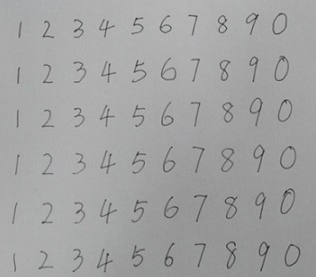
#> input picture NeuralNetwork/HandwrittenDigitRecognition/handwritting.png, 316 x 277 px
$ python HandwrittenDigitRecognition.py
#> lines starting #> are read from the running program, lines starting #| are printed output that depends on the picture; after the words box and inside, x2 and y2 are one past the last pixel; in counts of white or black regions, pixels touching at a corner belong together
# -*- coding: utf-8 -*-

'''
@program: HandwrittenDigitRecongnition.py

@description:

@author: doubleZ

@create: 2020/02/11
'''

from PIL import Image
import numpy as np
import matplotlib.pyplot as plt

from PIL import Image

class ImageDigit:
    def __init__(self, img_name):
#> called with img_name = 'handwritting.png'
        self.im = Image.open(img_name).convert('L')  # 转换为灰度图像
        self.img_dirname = 'data/img/'
        self.img_32_32_dirname = 'data/img_32_32/'

    def histShow(self):
        """
        显示原图像直方图
        """
        im_arr = np.array(self.im)
        plt.figure("hist")
        arr = im_arr.flatten()
        n, bins, patches = plt.hist(arr, bins=256, density=1, facecolor='green', alpha=0.75)
#> n = 256 values, max 0.0966 at index 225, min 0 at index 1, mean 0.00633; bins = 257 values from 33 to 191; patches = 256 items
        plt.show()
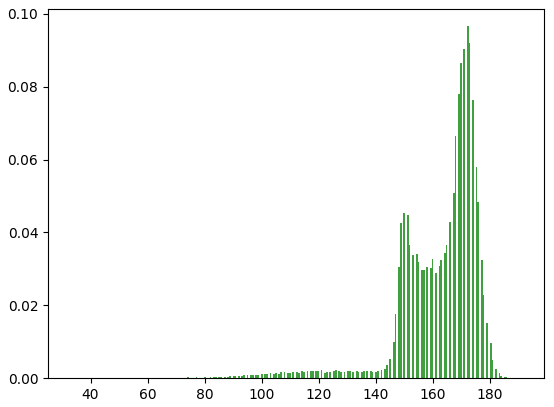
#> figure drawn by matplotlib, 1 panel; tallest bar 0.0966 high, from x = 171.9 to 172.5

    def convert_to_bw(self, threshold):
        """
        将原图转换为黑白二值图像
        :param threshold: 阈值处理门限
        """
#> called with threshold = 143
        self.im = self.im.point(lambda x: 255 if x > threshold else 0)  # 阈值处理
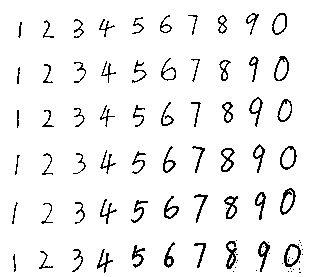
#> self.im: PIL image 316x277 L; 94.4% white; black in thin lines or dots, all inside (x1, y1, x2, y2) = (12, 13, 303, 273)
        self.im = self.im.convert('1')  # 黑白二值图像

    def split(self):
        """
        将小数字方块分割出来，存储到img_dirname文件夹下
        """
        assert self.im.mode == '1'
        w, h = self.im.size
#> w = 316; h = 277
        xs = [0, 31, 65, 91, 122, 150, 182, 211, 242, 271, w]
        ys = [0, 47, 93, 137, 185, 232, h]
#> ys = [0, 47, 93, 137, 185, 232, 277]
        for i, x in enumerate(xs):
            if i + 1 >= len(xs):
                break
            for j, y in enumerate(ys):
                if j + 1 >= len(ys):
                    break
                box = (x, y, xs[i + 1], ys[j + 1])  # 一个字符所在图像的位置
                t = self.im.crop(box).copy()  # 将字符挖出来
                t.save(self.img_dirname + str((i + 1) % 10) + '_' + str(j) + '.bmp')
#> this loop made 11 passes
#> pass 1, in split, `t.save(self.img_dirname + str((i + 1) % 10) + '_' + str(j) + '.bmp')`:
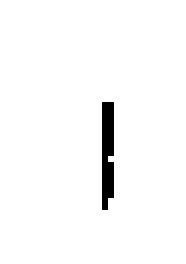
#> saved as 1_2.bmp: PIL image 31x44 1 (shown 6 times larger); 97.6% white; black in thin lines or dots, all inside (x1, y1, x2, y2) = (17, 17, 19, 35)
#> pass 1, in split, `t.save(self.img_dirname + str((i + 1) % 10) + '_' + str(j) + '.bmp')`:
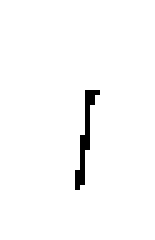
#> saved as 1_3.bmp: PIL image 31x48 1 (shown 5 times larger); 98% white; black in thin lines or dots, all inside (x1, y1, x2, y2) = (15, 18, 20, 38)
#> after the loop: t: PIL image 45x45 1; 91.6% white; black in thin lines or dots, all inside (x1, y1, x2, y2) = (11, 8, 32, 41)

    def standardizing_to_32_32(self):
        """
        对所有图像进行标准化
        每个图像大小都是32*32， 且字符的上下、左右边距一样
        """
        for i in range(10):
            for j in range(6):
                im = Image.open(self.img_dirname + str(i) + '_' + str(j) + '.bmp')
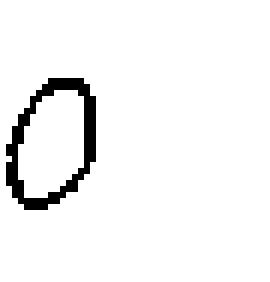
#> im: PIL image 45x47 1 (shown 6 times larger); 95.4% white; black in thin lines or dots, all inside (x1, y1, x2, y2) = (1, 13, 16, 35)
                self._standardizing_to_32_32(im, i, j)

    def _standardizing_to_32_32(self, im, ii, jj):
        """
        对一个小图像进行标准化
        :param im: 待标准化对小图像
        :param ii: 名字
        :param jj: 名字
        """
#> called with ii = 0, jj = 0
        w, h = im.size
#> w = 45; h = 47
        xrow, ycol = [], []
        for i in range(w):
            for j in range(h):
                pixel = im.getpixel((i, j))
                if (pixel < 1):
                    xrow.append(i)
                    ycol.append(j)
                    # 字符的长度、宽度
                    xLength, yLength = max(xrow) - min(xrow) + 1, max(ycol) - min(ycol) + 1
                    # 定义左、上、右、下的坐标
                    box = (min(xrow), min(ycol), max(xrow) + 1, max(ycol) + 1)
                    # 一个矩形区域的拷贝
                    t = im.crop(box).copy()
                    # 居中
                    xStart, yStart = (32 - xLength) // 2, (32 - yLength) // 2
                    bg = Image.new('RGB', (32, 32), 'white')
                    # 将一张图粘贴到另一张图像上
                    bg.paste(t, (xStart, yStart))
                    bg.save(self.img_32_32_dirname + str(ii) + '_' + str(jj) + "_32_32.bmp")
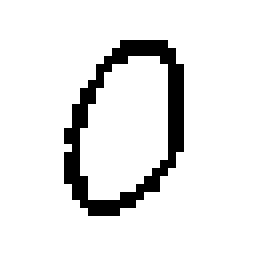
#> bg: PIL image 32x32 RGB (shown 8 times larger); 90.4% white; black in thin lines or dots, all inside (x1, y1, x2, y2) = (8, 5, 23, 27)
#> after the loop, xrow = 98 values from 1 to 15; ycol = 98 values, max 34 at index 31, min 13 at index 45, mean 23.34

    def featureExtract(self):
        """
        特征提取
        将字符图像表达成256维向量
        :return: 输入数据X，输出点真值Y
        """
        netTrainDataInput = []  # 存储输入数据 X
        netTrainDataOutput = []  # 存储输出点真值 Y
        for i in range(10):
            outNode = [0.0] * 10
            outNode[i] = 1.0  # 训练集函数的真值，每种模式对应的位置数字为1
            for j in range(6):
                im = Image.open(self.img_32_32_dirname + str(i) + '_' + str(j) + '_32_32.bmp')
                f = self._featureExtract(im)
#> after the loop in _featureExtract, `for j in range(16):`: features = 256 values, max 4 at index 186, min 0 at index 0, mean 0.0742; y = [32, 33]
#> f has the same summary as features in _featureExtract
                netTrainDataInput.append(f)
                netTrainDataOutput.append(outNode)
        X = np.array(netTrainDataInput)
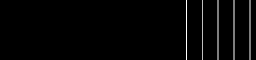
#> X: shape (60, 256) float64; min 0, max 4, mean 0.0742; drawn with min black and max white
        y = np.array(netTrainDataOutput)
        return X, y

    def _featureExtract(self, im):
        """
        计算一个小图像的特征向量
        :param im: 小图像
        :return: 特征向量
        """
        y = np.array([0,1])
        features = []
        for j in range(16):
            x = np.array([0,1])
            for i in range(16):
                box = (x[0],y[0],x[1]+1,y[1]+1)  # 2*2开区间
                t = self.im.crop(box).copy()
                count = 0.0
                for ii in range(2):
                    for jj in range(2):
                        pixel = t.getpixel((ii,jj))
                        if(pixel < 1):
                            count += 1.0
                features.append(count)
                x += 2  # 整个矩阵向右平移
            y += 2
        return features

if __name__ == '__main__':
    imgToDigit = ImageDigit('handwritting.png')
    imgToDigit.histShow()
    threshold = 143
    imgToDigit.convert_to_bw(threshold)
    imgToDigit.split()
    imgToDigit.standardizing_to_32_32()
    X, y = imgToDigit.featureExtract()
